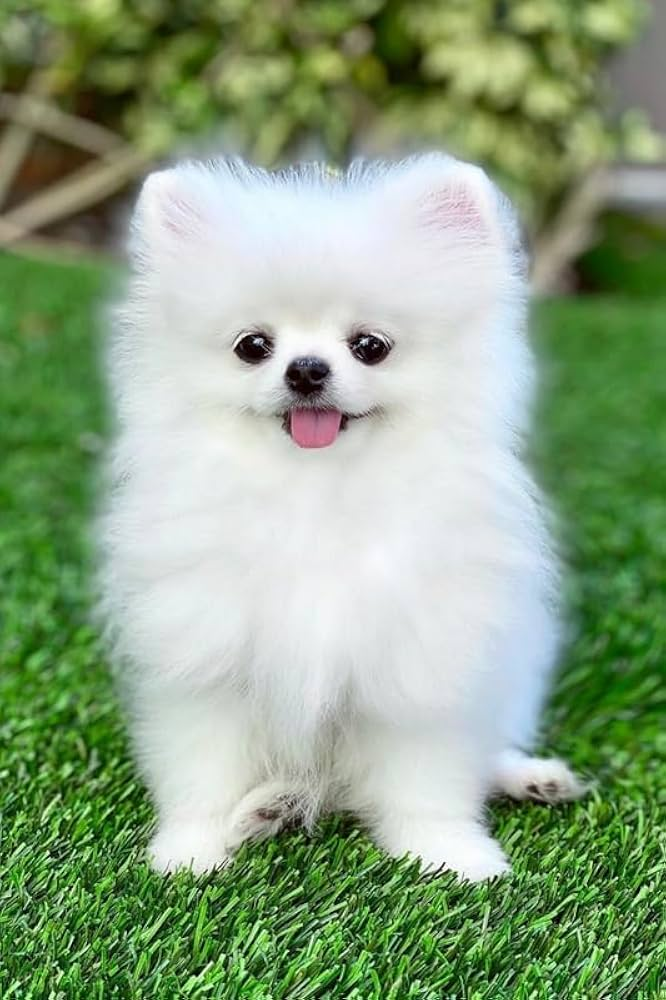
#> input picture module-1/module-1/dog.jpg, 666 x 1000 px
$ jupyter execute --allow-errors NumPy.ipynb
#> lines starting #> are read from the running program, lines starting #| are printed output that depends on the picture
Numpy ARRAYS

[cell 1]
import numpy as np

onediarr = np.array([1,2,3,4])
print(onediarr)

[cell 2]
import pandas as pd
import numpy as np

# Table 1: Employee info
employees = pd.DataFrame({
    'emp_id'  : [101, 102, 103, 104, 105],
    'name'    : ['Alice','Bob','Carol','Dave','Eve'],
    'dept_id' : [10, 20, 10, 30, 20],
})

# Table 2: Department info
departments = pd.DataFrame({
    'dept_id'  : [10, 30, 40],
    'dept_name': ['Engineering','HR','Finance'],
    'location' : ['NYC','Chicago','Boston'],
})

inner = pd.merge(employees, departments, on='dept_id', how='inner')
print("Inner Join:\n", inner)

[cell 3]
import numpy as np
from PIL import Image
import matplotlib.pyplot as plt

[cell 4]
image = Image.open('dog.jpg')
#> image is the input picture: PIL image 666x1000 RGB; mean R, G, B 139.6, 162.7, 129.7
image_array = np.array(image)
plt.imshow(image_array)

[cell 5]
print(image_array.shape)
#| (1000, 666, 3)

[cell 6]
print(image_array)
#> (printed output is left out)

[cell 7]
cropped = image_array[200:800, 150:450]
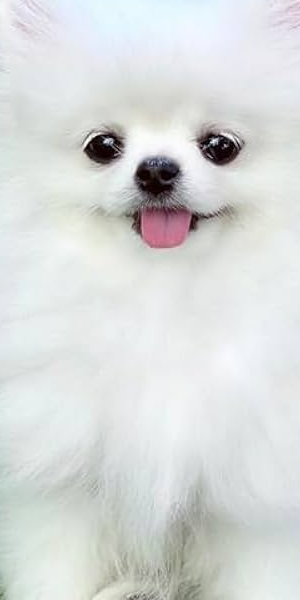
#> cropped: shape (600, 300, 3); mean R, G, B 216, 218.8, 218.1
plt.imshow(cropped)

[cell 8]
flipped = np.flip(image_array, axis=1)
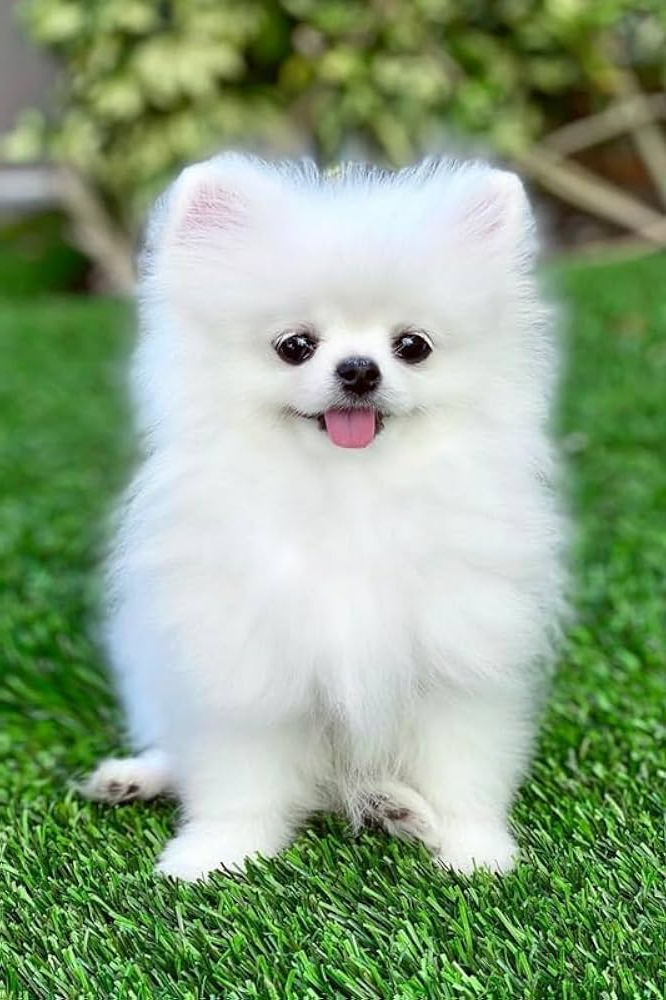
#> flipped: shape (1000, 666, 3); mean R, G, B 139.6, 162.7, 129.7
plt.imshow(flipped)

[cell 9]
flipped1 = np.flipud(image_array)
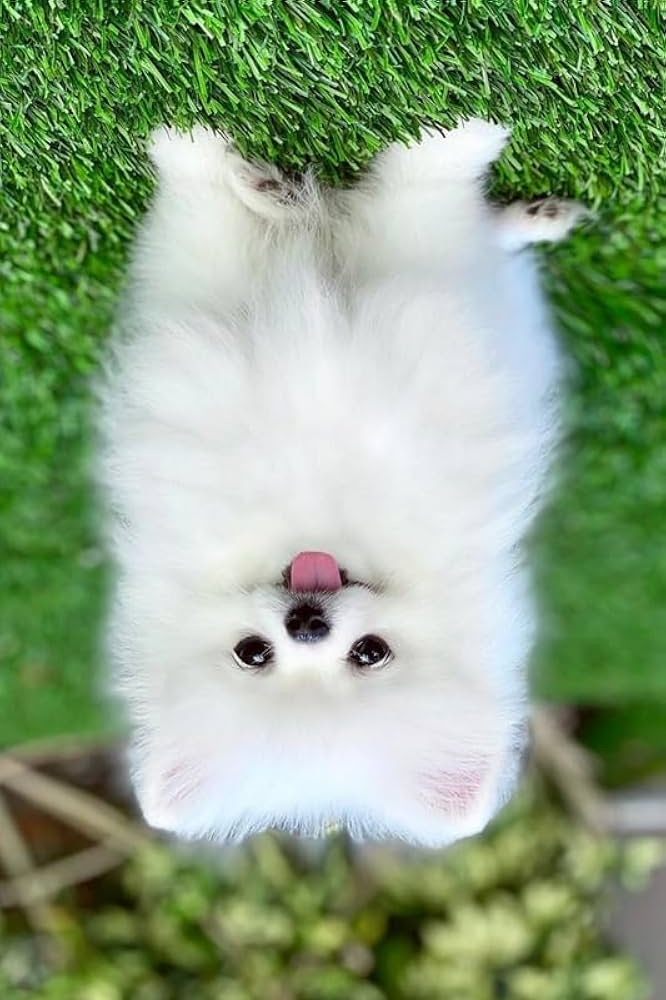
#> flipped1: shape (1000, 666, 3); mean R, G, B 139.6, 162.7, 129.7
plt.imshow(flipped1)

[cell 10]
rotated = np.rot90(image_array)
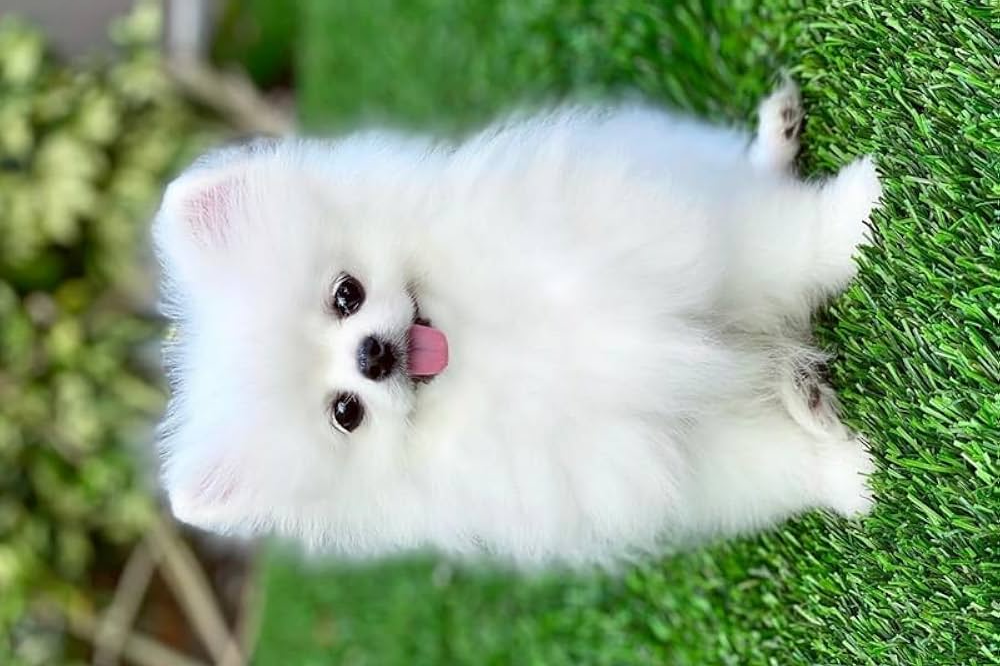
#> rotated: shape (666, 1000, 3); mean R, G, B 139.6, 162.7, 129.7
plt.imshow(rotated)

[cell 11]
brightness = image_array + 50
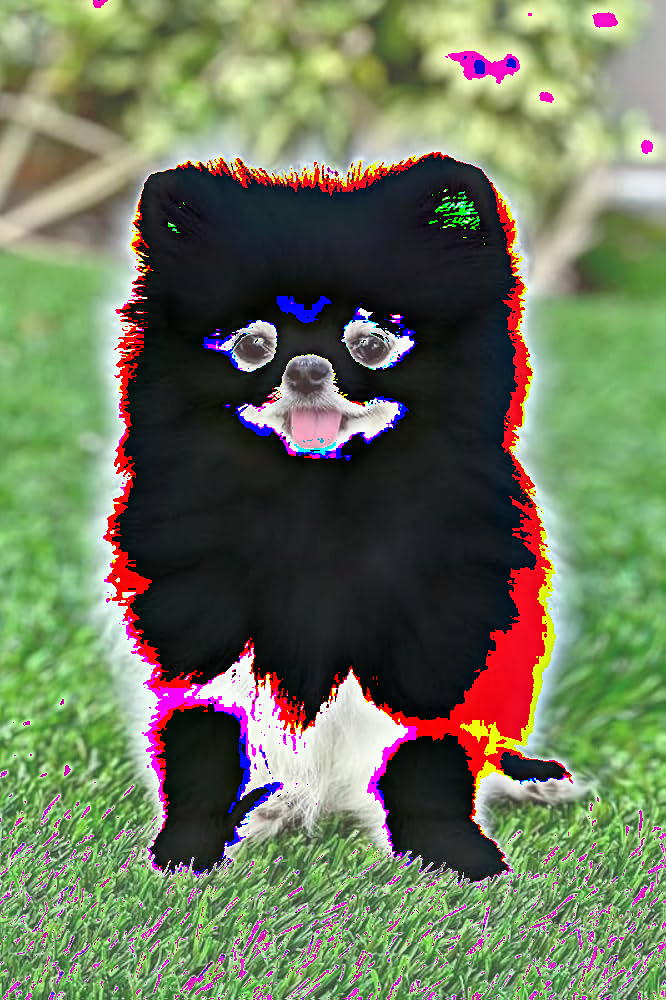
#> brightness: shape (1000, 666, 3); mean R, G, B 109.9, 119, 91
brightness = np.clip(brightness, 0, 255)
plt.imshow(brightness)

[cell 12]
negative = 255 - image_array
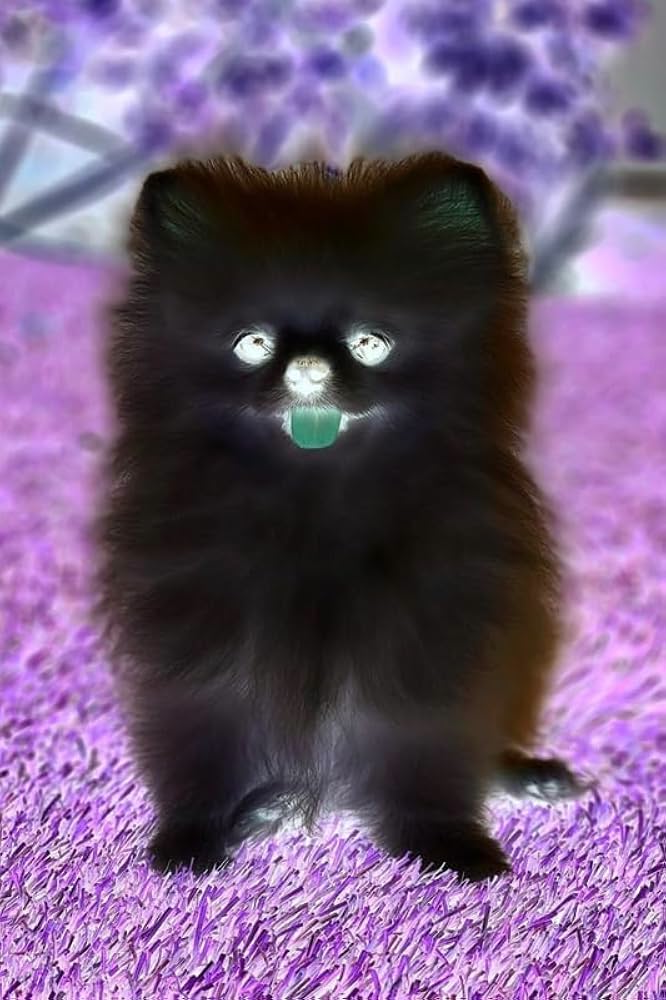
#> negative: shape (1000, 666, 3); mean R, G, B 115.4, 92.3, 125.3
plt.imshow(negative)
